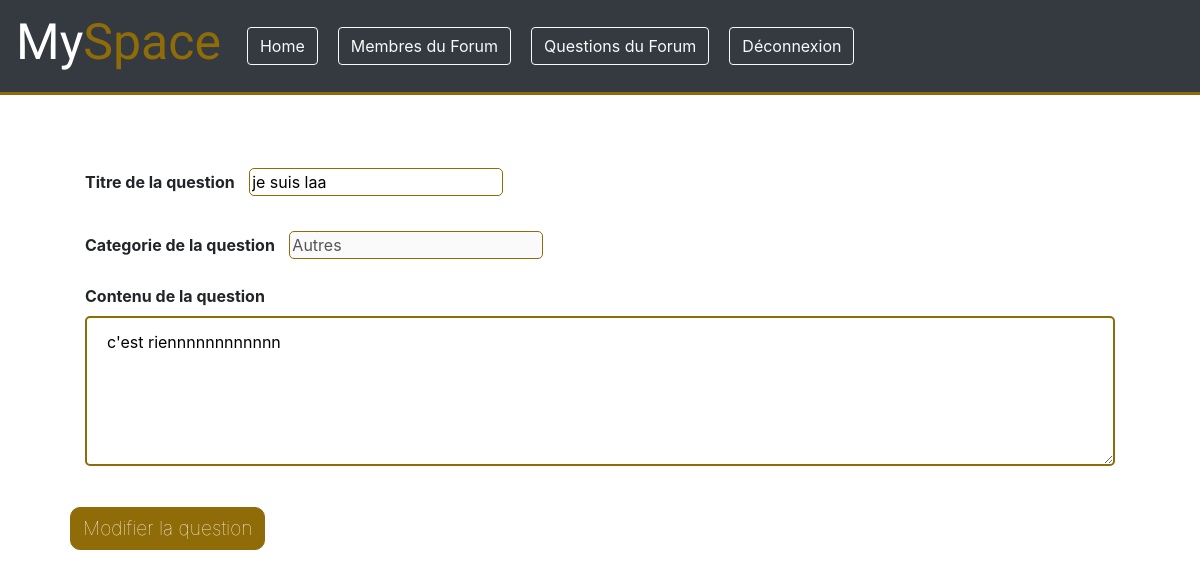
Page /admin/v/modifier_questions.php?id=43 (signed in) on the committed database.
### tables this page shows
CREATE TABLE `questions` (
  `id` int(11) NOT NULL,
  `titre` text NOT NULL,
  `categorie` int(11) NOT NULL,
  `contenu` text NOT NULL,
  `email_auteur` varchar(255) NOT NULL,
  `pseudo_auteur` text NOT NULL,
  `date_publication` text NOT NULL
);

CREATE TABLE `categories` (
  `code` int(11) NOT NULL,
  `nom` varchar(255) NOT NULL
);

### utilisateur/c/questions/nom_categorie.php (called while the page is built)
<?php
$nomCategorie = $bdd->prepare("SELECT * FROM categories WHERE code = ?");
$nomCategorie->execute(array($question['categorie']));
if($nomCategorie->rowCount() == 1) {
   $CategorieInfos = $nomCategorie->fetch();
}

### admin/v/modifier_questions.php (the view, shortened to what this page needs)
<?php
require('../c/modifier.php');
?>
<!DOCTYPE html>
<html lang="fr">
        <head>
            <link rel="stylesheet" href="../../utilisateur/v/css/navbar.css">
            <link rel="stylesheet" href="./css/modifier-qst.css">
            <link rel="stylesheet" href="http://maxcdn.bootstrapcdn.com/font-awesome/4.2.0/css/font-awesome.min.css">
            <link rel="stylesheet" href="https://cdn.jsdelivr.net/npm/bootstrap@4.6.1/dist/css/bootstrap.min.css">
        </head>
        <body>
        <section class="hero">
            <?php
              require('../../utilisateur/v/includes/navbar.php');
            ?>
            <br><br>
                <div class="conteneur">
                    <?php
                        if(isset($question_content)){
                            ?>
                            <form class="form" method="POST">
                                <div class="text">
                                    <label>Titre de la question</label>
                                    <input type="text" name="title" value="<?= $question_title; ?>">
                                </div>
                                <div class="text">
                                  <label>Categorie de la question</label>
                                  <?php require('../../utilisateur/c/questions/nom_categorie.php');?>
                                  <input type="text" name="title" value="<?= $CategorieInfos['nom']; ?>" disabled="disabled">
                                </div>
                                <div class="text">
                                    <label>Contenu de la question</label>
                                    <textarea type="text" name="content"><?= $question_content; ?></textarea>
                                </div>
                                <button type="submit" class="btn" name="validate">Modifier la question</button>
                            </form>
                            <?php
                        }
                    ?>
                </div>
            </section>
        </body>
 </html>

### utilisateur/v/css/navbar.css (style rules this page uses)
.btn { margin:10px; }

### admin/v/css/modifier-qst.css (style rules this page uses)
.conteneur { margin-left: 70px; margin-right: 70px; }
.text { margin: 15px; }
.form button { margin-top: 20px; margin-left: 0px; font-size: 1.2rem; font-weight: lighter; background-color:#8f6c07; border-radius: 10px; color: white; border: 1px solid #8f6c07; transition: background-color 0.5s, color 0.5s; }
.text textarea { width: 100%; height: 150px; padding: 12px 20px; box-sizing: border-box; border-radius: 5px; border: 2px solid #8f6c07; }
.text input { border: 1px solid #8f6c07; border-radius: 5px; margin: 10px; }
.text label { font-weight: bold; }

### rows in the picture
questions: title "je suis laa", content "c'est riennnnnnnnnnnn"
categories: title "Autres"
